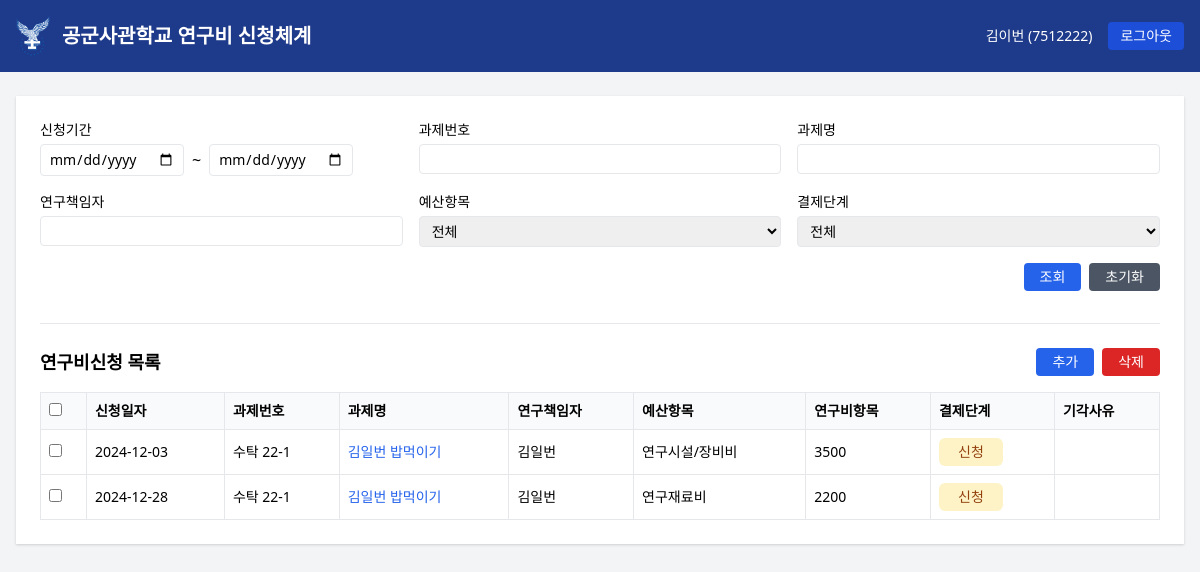
Screenshot of / (signed in) with the database file from the repository.
### research/models.py (models this page shows, shortened)
class User(AbstractUser):
    last_name = None
    RANK_CHOICES = [
       ('교수', '교수'),
       ('부교수', '부교수'),
       ('조교수', '조교수'),
       ('강사', '강사'),
       ('이등병', '이등병'),
       ('일병', '일병'),
       ('상병', '상병'),
       ('병장', '병장'),
       ('하사', '하사'),
       ('중사', '중사'),
       ('상사', '상사'),
       ('원사', '원사'),
       ('준위', '준위'),
       ('소위', '소위'),
       ('중위', '중위'),
       ('대위', '대위'),
       ('소령', '소령'),
       ('중령', '중령'),
       ('대령', '대령'),
       ('대령(진)', '대령(진)'),
       ('대령(임)', '대령(임)'),
       ('중령(진)', '중령(진)'),
       ('중령(임)', '중령(임)'),
       ('소령(진)', '소령(진)'),
       ('소령(임)', '소령(임)'),
       ('대위(진)', '대위(진)'),
       ('대위(임)', '대위(임)'),
       ('중위(진)', '중위(진)'),
       ('중위(임)', '중위(임)'),
       ('소위(진)', '소위(진)'),
       ('소위(임)', '소위(임)'),
       ('원사(진)', '원사(진)'),
       ('원사(임)', '원사(임)'),
       ('상사(진)', '상사(진)'),
       ('상사(임)', '상사(임)'),
       ('중사(진)', '중사(진)'),
       ('중사(임)', '중사(임)'),
       ('하사(진)', '하사(진)'),
       ('하사(임)', '하사(임)'),
    ]
    STATUS_CHOICES = [
        ('군무원', '군무원'),
        ('생도', '생도'),
        ('민간인', '민간인'),
        ('현역', '현역'),
        ('연구원', '연구원'),
        ('예비역', '예비역'),
        ('조교수', '조교수'),
        ('학생연구원', '학생연구원'),
    ]
    POSITION_CHOICES = [
        ('교수', '교수'),
        ('부교수', '부교수'),
        ('조교수(전임)', '조교수(전임)'),
        ('조교수(일반)', '조교수(일반)'),
        ('군교관', '군교관'),
        ('강사', '강사'),
        ('외래강사', '외래강사'),
    ]
    APPROVAL_CHOICES = [
        ('산학협력팀장', '산학협력팀장'),
        ('과제운영팀장', '과제운영팀장'),
    ]
    military_id = models.CharField(max_length=10, unique=True, verbose_name='군번')
    rank = models.CharField(max_length=20, choices=RANK_CHOICES, null=True, blank=True, verbose_name='계급')
    department = models.ForeignKey('Department', on_delete=models.SET_NULL, null=True, verbose_name='소속')
    internal_external = models.CharField(
        max_length=10,
        choices=[('internal', '내부'), ('external', '외부')],
        verbose_name='내/외부구분'
    )
    status = models.CharField(
        max_length=20,
        choices=STATUS_CHOICES,
        verbose_name='신분구분'
    )
    position = models.CharField(
        max_length=20,
        choices=POSITION_CHOICES,
        null=True,
        blank=True,
        verbose_name='직위'
    )
    approval_authority = models.CharField(
        max_length=20,
        choices=APPROVAL_CHOICES,
        null=True,
        blank=True,
        verbose_name='결재권한'
    )
    class Meta:
        verbose_name = '사용자'
        verbose_name_plural = '사용자 목록'
    def get_full_name(self):
        return self.first_name.strip()

class ResearchApplication(models.Model):
    STATUS_CHOICES = [
        ('신청', '신청'),
        ('결재', '결재'),
        ('기각', '기각'),
    ]
    application_number = models.CharField(max_length=20, verbose_name='신청번호')
    research_budget = models.ForeignKey(ResearchBudget, on_delete=models.CASCADE, verbose_name='연구과제')
    applicant = models.ForeignKey(
        settings.AUTH_USER_MODEL,
        on_delete=models.CASCADE,
        related_name='applications',
        verbose_name='신청자'
    )
    application_date = models.DateField(verbose_name='신청일자')
    execution_date = models.DateField(verbose_name='집행일자', null=True, blank=True)
    amount = models.DecimalField(max_digits=15, decimal_places=2, verbose_name='신청금액')
    description = models.TextField(verbose_name='신청내용')
    status = models.CharField(max_length=10, choices=STATUS_CHOICES, default='신청', verbose_name='상태')
    rejection_reason = models.TextField(blank=True, null=True, verbose_name='기각사유')
    budget_subcategory = models.CharField(max_length=100, verbose_name='연구비항목')
    class Meta:
        verbose_name = '연구비신청'
        verbose_name_plural = '연구비신청 목록'

class ResearchBudget(models.Model):
    TYPE_CHOICES = [
        ('인건비', '인건비'),
        ('연구수당', '연구수당'),
        ('연구시설/장비비', '연구시설/장비비'),
        ('연구활동비', '연구활동비'),
        ('연구재료비', '연구재료비'),
        ('간접비', '간접비'),
        ('통장이자', '통장이자'),
        ('위탁연구개발비', '위탁연구개발비'),
        ('보안수당', '보안수당'),
        ('연구윤리활동비', '연구윤리활동비'),
        ('연구실안전관리비', '연구실안전관리비'),
    ]
    research = models.ForeignKey(
        'Research',
        on_delete=models.CASCADE,
        related_name='budgets',
        verbose_name='연구과제'
    )
    budget_type = models.CharField(
        max_length=50,
        choices=TYPE_CHOICES,
        verbose_name='예산항목'
    )
    total_amount = models.DecimalField(
        max_digits=15,
        decimal_places=2,
        verbose_name='예산액'
    )
    remaining_amount = models.DecimalField(
        max_digits=15,
        decimal_places=2,
        verbose_name='잔액'
    )
    created_at = models.DateTimeField(
        auto_now_add=True,
        verbose_name='생성일시'
    )
    updated_at = models.DateTimeField(
        auto_now=True,
        verbose_name='수정일시'
    )
    class Meta:
        verbose_name = '연구예산'
        verbose_name_plural = '연구예산 목록'
        unique_together = ['research', 'budget_type']

class Research(models.Model):
    project_number = models.CharField(max_length=20, unique=True, verbose_name='과제번호')
    project_name = models.CharField(max_length=200, verbose_name='과제명')
    researcher = models.ForeignKey(
        settings.AUTH_USER_MODEL,
        on_delete=models.CASCADE,
        related_name='research_projects',
        verbose_name='연구책임자'
    )
    researchers = models.ManyToManyField(
        settings.AUTH_USER_MODEL,
        related_name='participating_projects',
        verbose_name='연구원',
        blank=True
    )
    ordering_organization = models.CharField(max_length=100, verbose_name='발주기관')
    contract_from = models.DateField(verbose_name='계약시작일')
    contract_to = models.DateField(verbose_name='계약종료일')
    total_budget = models.DecimalField(
        max_digits=15,
        decimal_places=2,
        verbose_name='연구비 총액'
    )
    created_at = models.DateTimeField(auto_now_add=True, verbose_name='생성일시')
    updated_at = models.DateTimeField(auto_now=True, verbose_name='수정일시')
    class Meta:
        verbose_name = '연구과제'
        verbose_name_plural = '연구과제 목록'
        ordering = ['-created_at']

### research/views.py (the view, shortened to what this page needs)
# urls.py: path('', views.dashboard, name='dashboard'),
@login_required
def dashboard(request):
    applications = ResearchApplication.objects.select_related(
        'research_budget',
        'research_budget__research',
        'research_budget__research__researcher',
        'research_budget__research__researcher__department',
        'applicant'
    ).all()
    if not request.user.is_staff:
        applications = applications.filter(applicant=request.user)
    context = {
        'applications': applications,
        'budget_types': ResearchBudget.TYPE_CHOICES,
        'status_choices': ResearchApplication.STATUS_CHOICES,
    }
    return render(request, 'research/dashboard.html', context)

### templates/research/dashboard.html (shortened to what this page needs)
{% extends 'research/base.html' %}
{% block content %}
<div class="bg-white shadow p-6">
    <form method="get" class="space-y-4 mb-6">
        <div class="grid grid-cols-1 md:grid-cols-3 gap-4">
            <div class="col-span-1">
                <label class="block text-sm font-medium mb-1">신청기간</label>
                <div class="flex flex-col sm:flex-row space-y-2 sm:space-y-0 sm:space-x-2">
                    <input type="date" name="start_date" value="{{ request.GET.start_date }}" class="w-full sm:w-auto border rounded px-2 py-1 text-sm">
                    <span class="flex items-center justify-center">~</span>
                    <input type="date" name="end_date" value="{{ request.GET.end_date }}" class="w-full sm:w-auto border rounded px-2 py-1 text-sm">
                </div>
            </div>
            <div class="col-span-1">
                <label class="block text-sm font-medium mb-1">과제번호</label>
                <input type="text" name="project_number" value="{{ request.GET.project_number }}" class="w-full border rounded px-2 py-1 text-sm">
            </div>
            <div class="col-span-1">
                <label class="block text-sm font-medium mb-1">과제명</label>
                <input type="text" name="project_name" value="{{ request.GET.project_name }}" class="w-full border rounded px-2 py-1 text-sm">
            </div>
        </div>
        <div class="grid grid-cols-1 md:grid-cols-3 gap-4">
            <div>
                <label class="block text-sm font-medium mb-1">연구책임자</label>
                <input type="text" name="researcher" value="{{ request.GET.researcher }}" class="w-full border rounded px-2 py-1 text-sm">
            </div>
            <div>
                <label class="block text-sm font-medium mb-1">예산항목</label>
                <select name="budget_type" class="w-full border rounded px-2 py-1 text-sm">
                    <option value="">전체</option>
                </select>
            </div>
            <div>
                <label class="block text-sm font-medium mb-1">결제단계</label>
                <select name="status" class="w-full border rounded px-2 py-1 text-sm">
                    <option value="">전체</option>
                </select>
            </div>
        </div>
        <div class="flex justify-end space-x-2">
            <button type="submit" class="px-4 py-1 bg-blue-600 text-white rounded text-sm hover:bg-blue-700">조회</button>
            <a href="{% url 'research:dashboard' %}" class="px-4 py-1 bg-gray-600 text-white rounded text-sm hover:bg-gray-700">초기화</a>
        </div>
    </form>
    <div class="mt-8 border-t pt-6">
        <div class="flex justify-between items-center mb-4">
            <h2 class="text-lg font-semibold">연구비신청 목록</h2>
            <div class="flex space-x-2">
                <a href="{% url 'research:application_create' %}" class="bg-blue-600 text-white px-4 py-1 rounded text-sm hover:bg-blue-700">추가</a>
                <button onclick="deleteSelected()" class="bg-red-600 text-white px-4 py-1 rounded text-sm hover:bg-red-700">삭제</button>
            </div>
        </div>
        <form id="deleteForm" method="post" action="{% url 'research:delete_applications' %}">
            <div class="overflow-x-auto">
                <table class="w-full border-collapse border text-sm">
                    <thead>
                        <tr class="bg-gray-50">
                            <th class="border p-2 text-left">
                                <input type="checkbox" id="selectAll" onclick="toggleAll(this)">
                            </th>
                            <th class="border p-2 text-left">신청일자</th>
                            <th class="border p-2 text-left">과제번호</th>
                            <th class="border p-2 text-left">과제명</th>
                            <th class="border p-2 text-left">연구책임자</th>
                            <th class="border p-2 text-left">예산항목</th>
                            <th class="border p-2 text-left">연구비항목</th>
                            <th class="border p-2 text-left">결제단계</th>
                            <th class="border p-2 text-left">기각사유</th>
                        </tr>
                    </thead>
                    <tbody>
                        {% for application in applications %}
                        <tr class="hover:bg-gray-50">
                            <td class="border p-2">
                                <input type="checkbox" name="selected_applications" value="{{ application.id }}" class="application-checkbox">
                            </td>
                            <td class="border p-2">{{ application.application_date|date:"Y-m-d" }}</td>
                            <td class="border p-2">{{ application.research_budget.research.project_number }}</td>
                            <td class="border p-2">
                                <a href="{% url 'research:application_detail' application.pk %}" class="text-blue-600 hover:text-blue-900">
                                    {{ application.research_budget.research.project_name }}
                                </a>
                            </td>
                            <td class="border p-2">{{ application.research_budget.research.researcher.get_full_name }}</td>
                            <td class="border p-2">{{ application.research_budget.get_budget_type_display }}</td>
                            <td class="border p-2">{{ application.amount|floatformat:0 }}</td>
                            <td class="border p-2">
                                <span class="status-badge
                                    {% if application.status == '신청' %} bg-yellow-100 text-yellow-800
                                    {% elif application.status == '결재' %} bg-green-100 text-green-800
                                    {% elif application.status == '기각' %} bg-red-100 text-red-800
                                    {% endif %}">
                                    {{ application.get_status_display }}
                                </span>
                            </td>
                            <td class="border p-2">
                            </td>
                        </tr>
                        {% empty %}
                        <tr>
                            <td colspan="9" class="border p-2 text-center text-gray-500">검색 결과가 없습니다.</td>
                        </tr>
                        {% endfor %}
                    </tbody>
                </table>
            </div>
        </form>
    </div>
</div>
{% endblock %}

### templates/research/base.html (shortened to what this page needs)
{% load static %}
<!DOCTYPE html>
<html lang="ko">
<head>
   <link href="https://cdnjs.cloudflare.com/ajax/libs/tailwindcss/2.2.19/tailwind.min.css" rel="stylesheet">
</head>
<body class="bg-gray-100">
   <header class="bg-blue-900 text-white">
       <div class="max-w-7xl mx-auto px-4">
           <div class="flex items-center justify-between py-4">
               <div class="flex items-center">
                   <a href="{% url 'research:dashboard' %}" class="flex items-center hover:opacity-90">
                       <div class="logo-container">
                        <img src="{% static 'img/afalogo.png' %}" alt="공군사관학교 로고" class="h-10">
                       </div>
                       <h1 class="text-xl font-bold ml-3">
                           공군사관학교 연구비 신청체계
                       </h1>
                   </a>
               </div>
               {% if user.is_authenticated %}
               <div class="flex items-center space-x-6">
                   <div class="flex items-center space-x-4">
                       <span class="text-sm">
                           {{ user.get_full_name }}
                           ({{ user.username }})
                       </span>
                       <form method="post" action="{% url 'research:logout' %}" class="inline">
                           <button type="submit"
                                   class="bg-blue-700 hover:bg-blue-600
                                       px-3 py-1 rounded transition-colors text-sm">
                               로그아웃
                           </button>
                       </form>
                   </div>
               </div>
               {% endif %}
           </div>
       </div>
   </header>
   <main class="max-w-7xl mx-auto px-4 py-6">
       {% block content %}
       {% endblock %}
   </main>
</body>
</html>

### templates/research/base.html (style rules this page uses)
.status-badge { display: inline-block; padding: 0.25rem 1rem; border-radius: 0.375rem; font-size: 0.875rem; font-weight: 500; text-align: center; min-width: 4rem; }

### rows the page displays
User: get_full_name "김이번", username "7512222"
ResearchApplication: application_date "2024-12-03", research_budget.research.project_number "수탁 22-1", research_budget.research.project_name "김일번 밥먹이기", research_budget.research.researcher.get_full_name "김일번", research_budget.budget_type "연구시설/장비비", amount "3500", status "신청"
ResearchApplication: application_date "2024-12-28", research_budget.research.project_number "수탁 22-1", research_budget.research.project_name "김일번 밥먹이기", research_budget.research.researcher.get_full_name "김일번", research_budget.budget_type "연구재료비", amount "2200", status "신청"
